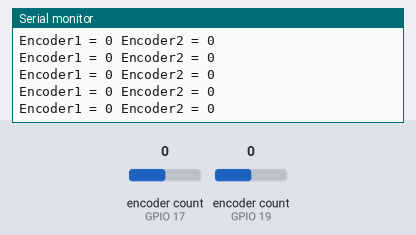
A program run on a simulated ESP32. Shown: the last lines printed to the serial monitor. The inputs (shaded band) are chosen by the test bench; at power-on: encoder count (sensors on GPIO 17, GPIO 19) 0.

Above: at 1.2 s.
1.3 s: encoder count (sensor on GPIO 17) set to 1
At 1.31 s:
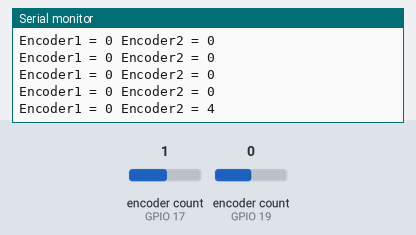
2.8 s: encoder count (sensor on GPIO 19) set to 1
At 2.82 s:
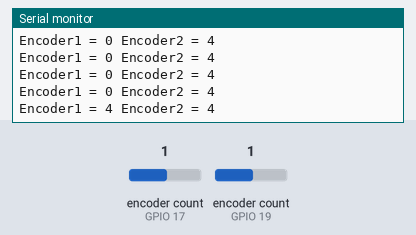
4.3 s: encoder count (sensor on GPIO 17) set to 2
At 4.32 s:
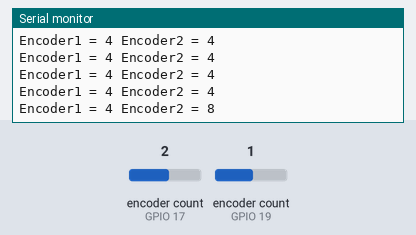
5.8 s: encoder count (sensor on GPIO 19) set to 2
At 5.83 s:
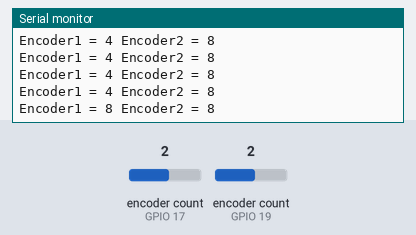
Timing chart, 0 to 8.3 s (numbered marks = the images above; inputs shaded):
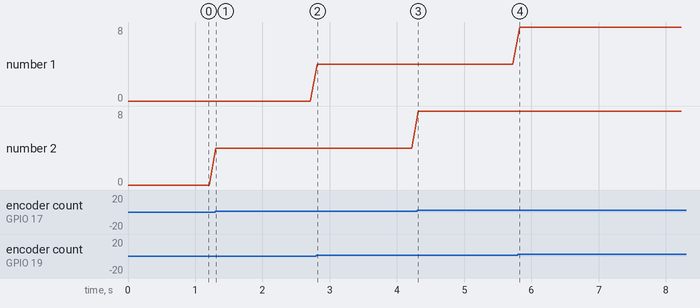

Measured:
- after the input at 1.3 s, the serial monitor: prints a new line at once (image 1)
- after the input at 2.8 s, the serial monitor: prints a new line at once (image 2)
- after the input at 4.3 s, the serial monitor: prints a new line at once (image 3)
- after the input at 5.8 s, the serial monitor: prints a new line at once (image 4)
- plotted number 2: 0 → 4 after the input at 1.3 s, 4 → 8 after the input at 4.3 s

The program:

main.cpp
```cpp
#include <Arduino.h>
#include <ESP32Encoder.h> // https://github.com/madhephaestus/ESP32Encoder.git
/*
#define CLK 18 // CLK ENCODER
#define DT 19 // DT ENCODER

ESP32Encoder encoder;

void setup () {
  encoder.attachHalfQuad ( DT, CLK );
  encoder.setCount ( 0 );
  Serial.begin ( 115200 );
}

void loop () {
  long newPosition = encoder.getCount() / 2;
  Serial.println(newPosition);
}

*/

ESP32Encoder encoder;
ESP32Encoder encoder2;

// timer and flag for example, not needed for encoders
unsigned long encoder2lastToggled;
bool encoder2Paused = false;

void setup(){

	Serial.begin(115200);
	// Enable the weak pull down resistors

	//ESP32Encoder::useInternalWeakPullResistors=DOWN;
	// Enable the weak pull up resistors
	ESP32Encoder::useInternalWeakPullResistors=UP;

	// use pin 19 and 18 for the first encoder
	//encoder.attachHalfQuad(19, 18);
	encoder.attachFullQuad(19,18);
	// use pin 17 and 16 for the second encoder
	//encoder2.attachHalfQuad(17, 16);
	encoder2.attachFullQuad(17,16);
	// set starting count value after attaching
	//encoder.setCount(37);

	// disable filter

	encoder.setFilter(0);

	// clear the encoder's raw count and set the tracked count to zero
	encoder.clearCount();

	// clear the encoder's raw count and set the tracked count to zero
	encoder2.clearCount();
	Serial.println("Encoder Start = " + String((int32_t)encoder.getCount()));
	// set the lastToggle
	//encoder2lastToggled = millis();
}

void loop(){
	// Loop and read the count
	Serial.println("Encoder1 = " + String((int32_t)encoder.getCount()) + " Encoder2 = " + String((int32_t)encoder2.getCount()));
	delay(100);
  /*
	// every 5 seconds toggle encoder 2
	if (millis() - encoder2lastToggled >= 5000) {
		if(encoder2Paused) {
			Serial.println("Resuming Encoder 2");
			encoder2.resumeCount();
		} else {
			Serial.println("Paused Encoder 2");
			encoder2.pauseCount();
		}

		encoder2Paused = !encoder2Paused;
		encoder2lastToggled = millis();
	}
  */
}
```
